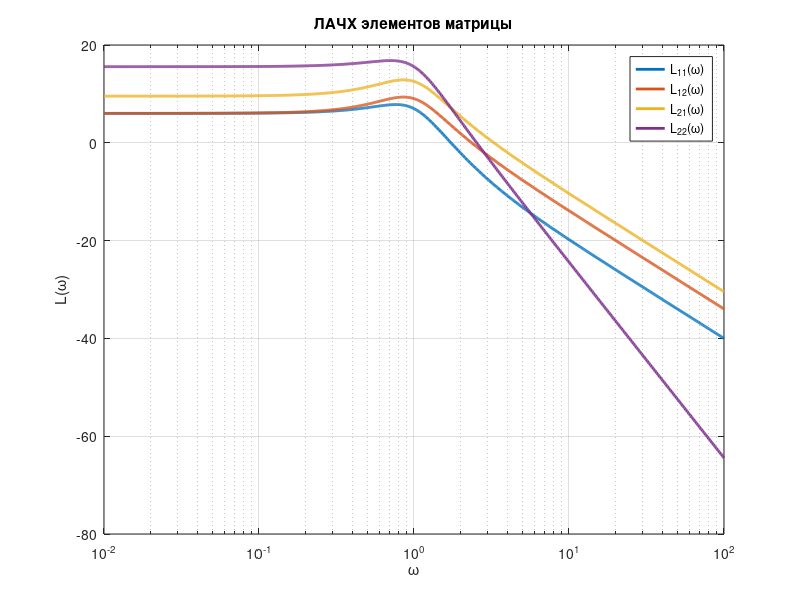

Here is the MATLAB script that generated this plot:
omega = logspace(-2, 2, 1000);

denom = sqrt(1 - omega.^2 + omega.^4);

A11 = sqrt(4 + omega.^2) ./ denom;
A12 = 2*sqrt(1 + omega.^2) ./ denom;
A21 = 3*sqrt(1 + omega.^2) ./ denom;
A22 = 6 ./ denom;

L11 = 20*log10(A11);
L12 = 20*log10(A12);
L21 = 20*log10(A21);
L22 = 20*log10(A22);

figure;
semilogx(omega, L11, 'LineWidth', 2); hold on;
semilogx(omega, L12, 'LineWidth', 2);
semilogx(omega, L21, 'LineWidth', 2);
semilogx(omega, L22, 'LineWidth', 2);
hold off;
xlabel('\omega');
ylabel('L(\omega)');
title('ЛАЧХ элементов матрицы');
legend('L_{11}(\omega)', 'L_{12}(\omega)', 'L_{21}(\omega)', 'L_{22}(\omega)');
grid on;
saveas(gcf, 'images/L.png');